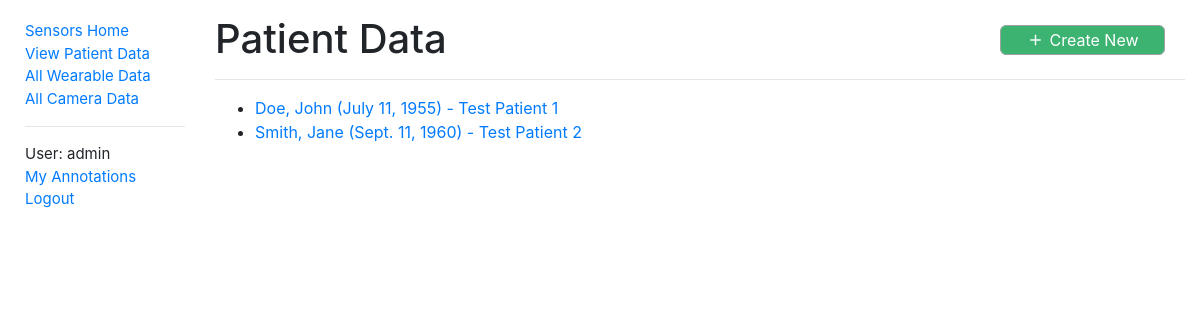
/sensors/patientdata/ (signed in), run on the app's committed database.
### sensors/models.py (models this page shows, shortened)
class PatientData(models.Model):
    id = models.AutoField(primary_key=True)
    first_name = models.CharField(max_length=50, help_text='Patient first name')
    last_name = models.CharField(max_length=50, help_text='Patient last name')
    date_of_birth = models.DateField(help_text='Patient date of birth')
    notes = models.CharField(max_length=500, help_text='Notes regarding patient')
    class Meta:
        ordering = ['last_name']
        permissions = (("can_alter_patientdata", "Can create or edit patient data entries."),)
    def get_absolute_url(self):
        return reverse('patientdata-detail', args=[str(self.id)])

### sensors/views.py (the view)
# urls.py: path('patientdata/', views.PatientDataListView.as_view(), name='patientdata'),
class PatientDataListView(LoginRequiredMixin, generic.ListView):
    model = PatientData
    paginate_by = 10

### sensors/context_processors.py (called while the page is built)
def extra_context(request):
    return {'media_url': settings.MEDIA_URL}

### sensors/templates/sensors/patientdata_list.html
{% extends "base.html" %}
{% block content %}
  <div class="titleText">
    <h1>Patient Data</h1>
    {% if perms.sensors.can_alter_patientdata %}
      <button type='button' class="titleButton controlButtonXL saveButton" data-toggle="tooltip" data-placement="bottom" data-trigger="hover"
            title="Create Patient Data" onclick='window.location.href="{% url 'create-patientdata' %}"'>
        <i class="material-icons buttonIconS">add</i>
        <span class="buttonText">Create New</span>
      </button>
    {% endif %}
  </div>
  <hr>
  <ul>
    {% for patientdata in patientdata_list %}
      <li>
        <a href="{{ patientdata.get_absolute_url }}">
          {{ patientdata.last_name }}, {{ patientdata.first_name }} ({{ patientdata.date_of_birth }}) - {{ patientdata.notes }}
        </a>
      </li>
    {% empty %}
      <p>There are no patient data in the database.</p>
    {% endfor %}
  </ul>
{% endblock %}

### sensors/templates/base.html (shortened to what this page needs)
<!DOCTYPE html>
<html xmlns="http://www.w3.org/1999/xhtml" lang="en-GB" xml:lang="en-GB">
<head>
  <link rel="stylesheet"
        href="https://stackpath.bootstrapcdn.com/bootstrap/4.1.3/css/bootstrap.min.css"
>
  {% load static %}
  <link rel="stylesheet"
        href="{% static 'css/styles.css' %}">
</head>
<body>
<div class="container-fluid">
  <div class="row">
    <div class="col-sm-2" style='font-size:15px;'>
      {% block sidebar %}
        <ul class="sidebar-nav">
          <li><a href="{% url 'index' %}">Sensors Home</a></li>
          {% if user.is_authenticated %}
            <li><a href="{% url 'patientdata' %}">View Patient Data</a></li>
            <li><a href="{% url 'wearabledata' %}">All Wearable Data</a></li>
            <li><a href="{% url 'cameradata' %}">All Camera Data</a></li>
            <hr>
            <li>User: {{ user.get_username }}</li>
            <li><a href="{% url 'my-annotations' %}">My Annotations</a></li>
            <li><a href="{% url 'logout'%}?next={{request.path}}">Logout</a></li>
          {% else %}
            <li><a href="{% url 'login'%}?next={{request.path}}">Login</a></li>
          {% endif %}
        </ul>
      {% endblock %}
    </div>
    <div class="col-sm-10" style=margin-top:15px;padding:10">
      {% block content %}{% endblock %}
    </div>
  </div>
</div>
<div class="footer" style="margin-top:30px;padding:30px">
</div>
</body>
</html>

### sensors/static/css/styles.css (style rules this page uses)
.sidebar-nav { margin-top: 20px; margin-left: 10px; padding: 0; list-style: none; }
.titleText { position: relative; }
.titleButton { position: absolute; right: 20px; top: 10px; }
.buttonIconS { position: relative; font-size: 18px; vertical-align: middle; }
.controlButtonXL, .controlButtonL2, .controlButtonL3, .controlButtonL, .controlButtonM, .controlButtonS, .controlButtonXS, .dropDown, .dropDownS, .downloadFormatDropDown, .rewindTextValue, .otherText, .currentFrameText, .currentTimeText { display: table-cell; vertical-align: top; border: 1px solid #a0a0a0; }
.controlButtonXL, .controlButtonL2, .controlButtonL3, .controlButtonL, .controlButtonM, .controlButtonS { display: inline-flex; align-items: center; justify-content: center; background-color: white; height: 30px; border-radius: 6px; }
.saveButton { background-color: mediumseagreen; color: white; height: 30px; border-radius: 6px; }
.controlButtonXL { width: 17%; min-width: 120px; }
.buttonText { margin: 0 0 0 5px; font-size:16px; }

### data on the page
PatientData: last_name "Doe", first_name "John", date_of_birth "July 11, 1955", notes "Test Patient 1"
PatientData: last_name "Smith", first_name "Jane", date_of_birth "Sept. 11, 1960", notes "Test Patient 2"

### other printed values
{{ user.get_username }} "admin"
